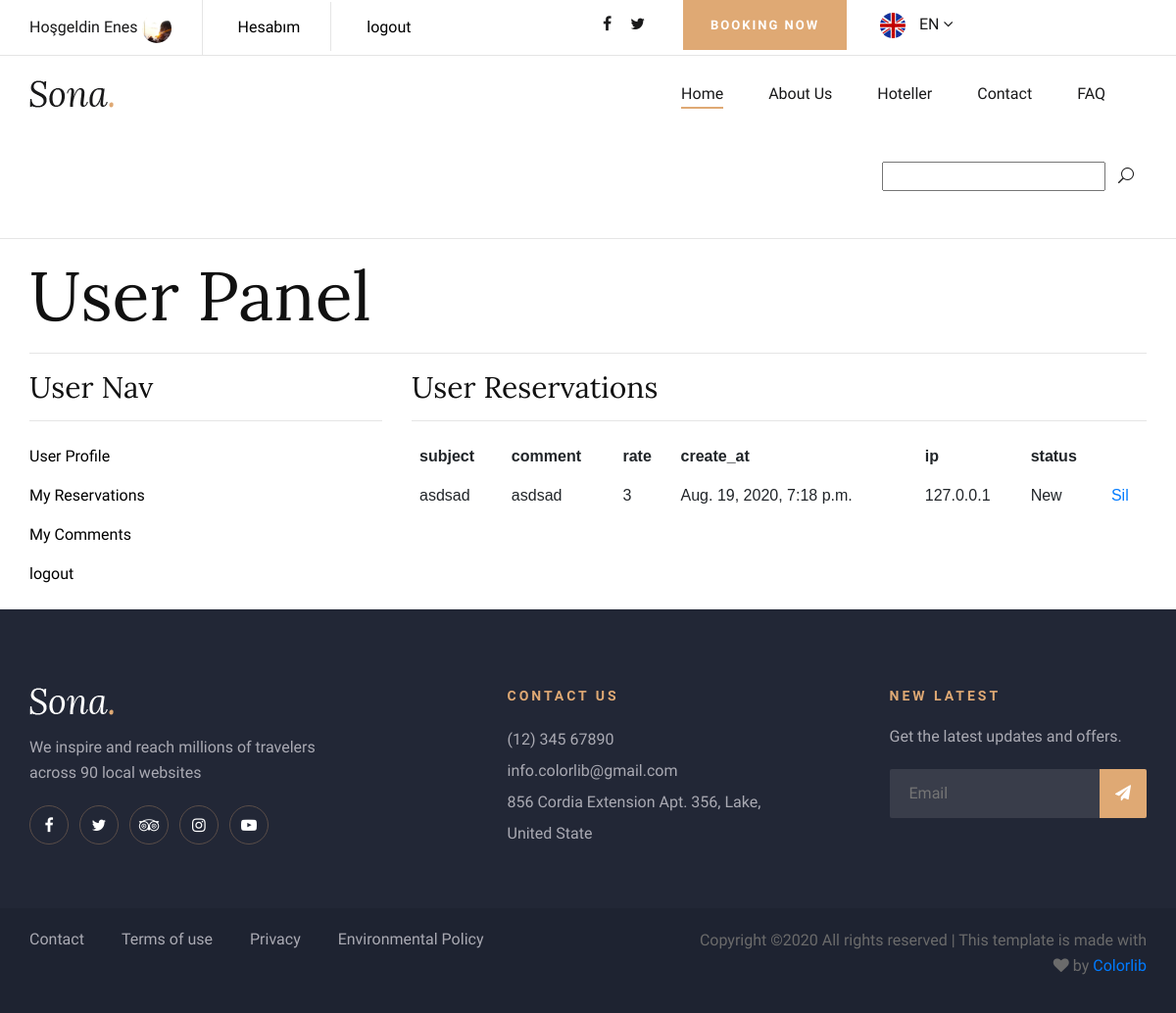
/user/mycomments/ (signed in), run on an earlier commit of the app's database.
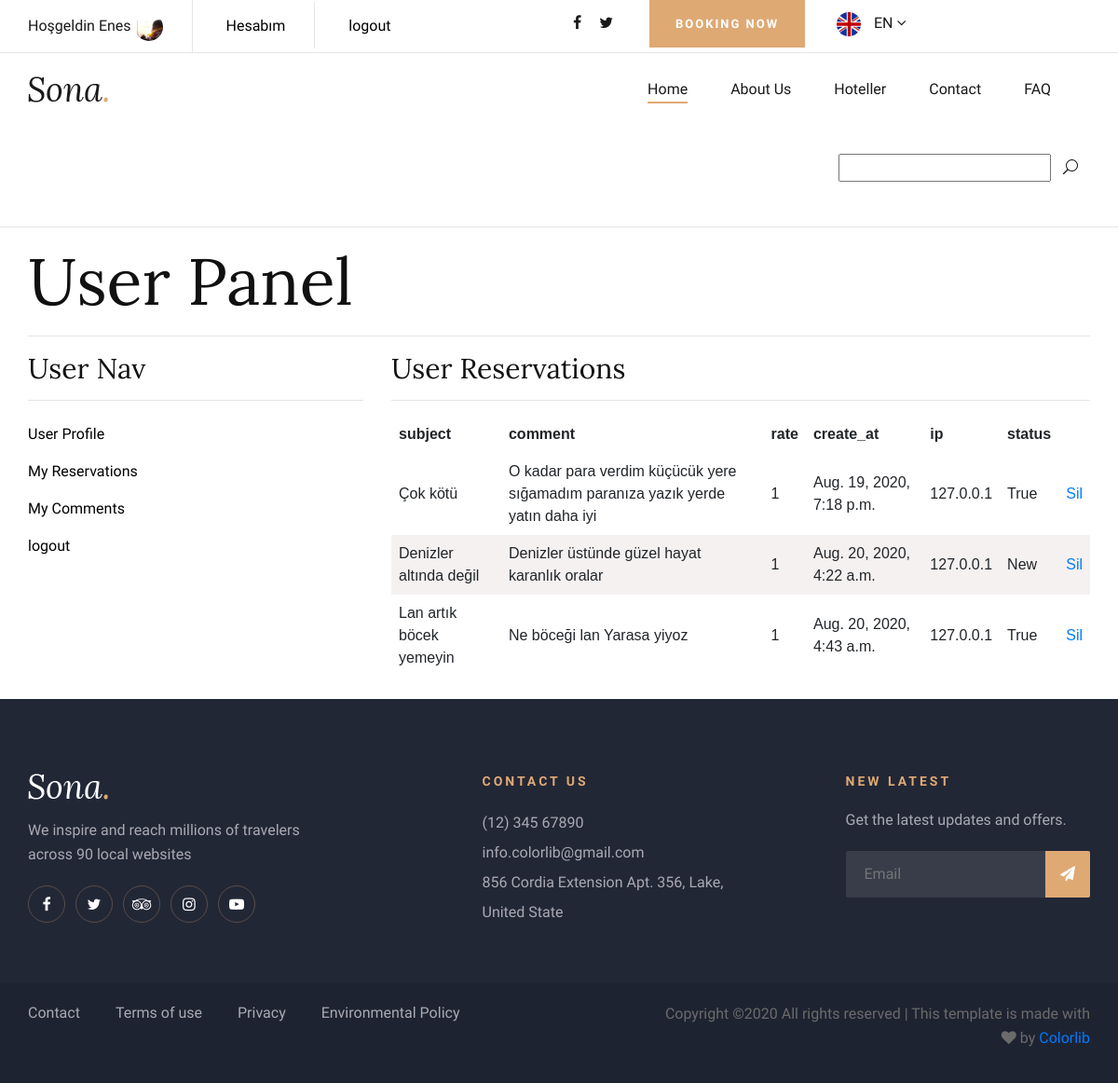
And on a later commit of the database.
### home/models.py (models this page shows, shortened)
class UserProfile(models.Model):
    user = models.OneToOneField(User,on_delete=models.CASCADE)
    phone = models.CharField(blank=True,max_length=20)
    address = models.CharField(blank=True,max_length=150)
    city = models.CharField(blank=True,max_length=20)
    country = models.CharField(blank=True,max_length=20)
    image = models.ImageField(blank=True,upload_to='images/users/')
    def image_tag(self):
        return mark_safe('<img src="{}" height="50"/>'.format(self.image.url))
    image_tag.short_description = 'Image'

### hotel/models.py (models this page shows, shortened)
class Comments(models.Model):
    STATUS = (
        ('New','Yeni'),
        ('True','Evet'),
        ('False','Hayır'),
    )
    product = models.ForeignKey(Product,on_delete=models.CASCADE)
    user = models.ForeignKey(User,on_delete=models.CASCADE)
    subject = models.CharField(max_length=50,blank=True)
    comment = models.TextField(max_length=300,blank=True)
    rate = models.IntegerField(blank=True)
    status = models.CharField(max_length=10,choices=STATUS,default='New')
    ip = models.CharField(blank=True,max_length=20)
    create_at = models.DateTimeField(auto_now_add=True)
    update_at = models.DateTimeField(auto_now=True)

### user/views.py (the view)
# urls.py: path('mycomments/', views.mycomment, name='mycomment'),
@login_required(login_url='/login')
def mycomment(request):
    category= Category.objects.all()
    current_user=request.user
    comments=Comments.objects.filter(user_id=current_user.id)
    setting= Setting.objects.get(pk=1)
    context = {
            'category': category,
            'comments': comments,
            'setting' : setting,
        }
    return render(request,'my_comments.html',context)

### user/templates/my_comments.html (shortened to what this page needs)
{% extends 'homebase.html' %}
{% block content %}
 <hr>
 <section class="container mb-4">
    <div><h1 >User Panel</h1></div>
    <hr>
    <div class="row">
        <div class="col-md-4">{% include "user_panel.html" %}</div>
        <div class="col-md-8">
            <h3>User Reservations</h3>
            <hr>
            <table>
               <tr>
                   <th class="text-left">subject</th>
                   <th class="text-left"> comment</th>
                   <th class="text-left">rate</th>
                   <th class="text-left">create_at</th>
                   <th class="text-left">ip</th>
                   <th class="text-left">status</th>
               </tr>
               <tr>
                {% for rs in comments %}
                 <tr>
                 <td>{{rs.subject}}</td>
                 <td>{{rs.comment}}</td>
                 <td>{{rs.rate}}</td>
                 <td>{{rs.create_at}}</td>
                 <td>{{rs.ip}}</td>
                 <td>{{rs.status}}</td>
                 <td><a class="btn-default" href="/user/commentdelete/{{rs.id}}">Sil</a></td>
               </tr>
                {% endfor %}
            </tr>
            </table>
        </div>
    </div>
</section>
{% endblock %}

### home/templates/homebase.html (shortened to what this page needs)
<!DOCTYPE html>
<html>
<head>
{% load static %}
{% load static %}
    <link rel="stylesheet" type="text/css" href="{% static 'css/bootstrap.min.css' %}">
    {% load static %}
    <link rel="stylesheet" type="text/css" href="{% static 'css/font-awesome.min.css' %}">
    <link rel="stylesheet" type="text/css" href="{% static 'css/elegant-icons.css' %}">
    {% load static %}
    <link rel="stylesheet" type="text/css" href="{% static 'css/owl.carousel.min.css' %}">
    <link rel="stylesheet" type="text/css" href="{% static 'css/nice-select.css' %}">
    <link rel="stylesheet" type="text/css" href="{% static 'css/jquery-ui.min.css' %}">
    <link rel="stylesheet" type="text/css" href="{% static 'css/magnific-popup.css' %}">
    <link rel="stylesheet" type="text/css" href="{% static 'css/magnific-popup.css' %}">
    <link rel="stylesheet" type="text/css" href="{% static 'css/slicknav.min.css' %}">
    <link rel="stylesheet" type="text/css" href="{% static 'owlcarousel/owl.carousel.min.css' %} ">
    <link rel="stylesheet" type="text/css" href="{% static 'owlcarousel/owl.theme.default.min.css' %}">
    <link rel="stylesheet" href="https://cdnjs.cloudflare.com/ajax/libs/OwlCarousel2/2.3.4/assets/owl.theme.default.min.css" />
    <link rel="stylesheet" href="https://cdnjs.cloudflare.com/ajax/libs/OwlCarousel2/2.3.4/assets/owl.carousel.min.css" />
    {% load static %}
    <link rel="stylesheet" type="text/css" href="{% static 'css/style.css' %}">
</head>
<body>
    {% include 'header.html' %}
    {% block content %}{% endblock %}
    {% include 'footer.html' %}
</body>
</html>

### home/templates/preloader.html (shortened to what this page needs)
 {% load static %}

### home/templates/header.html (shortened to what this page needs)
{% load static %}
    <header class="header-section">
        <div class="top-nav">
            <div class="container">
                <div class="row">
                    <div class="col-lg-6">
                        <ul class="tn-left">
                           {% if user.id is not None %}
                           <li>Hoşgeldin {{user.first_name}} <img style="height:30px;width:30px;border-radius:50%" src="{{user.userprofile.image.url}}" alt=""></li>
                           <li> <a style="color:black" href="/user/">Hesabım</a></li>
                           <li> <a style="color:black" href="/logout/">logout</a></li>
                            {% else %}
                            <li> <a style="color:black" href="/login/">Login</a></li>
                            <li> <a style="color:black" href="/signup/">Signup</a></li>
                        </ul>
                        {% endif %}
                    </div
                    <div class="col-lg-6">
                        <div class="tn-right">
                            <div class="top-social">
                                <a href="//{{setting.facebook}}"><i class="fa fa-facebook"></i></a>
                                <a href="//{{setting.twitter}}"><i class="fa fa-twitter"></i></a>
                            </div>
                            <a href="#" class="bk-btn">Booking Now</a>
                            <div class="language-option">
                                <img src="{%static 'img/flag.jpg' %}" alt="">
                                <span>EN <i class="fa fa-angle-down"></i></span>
                            </div>
                        </div>
                    </div>
                </div>
            </div>
        <div class="menu-item">
            <div class="container">
                <div class="row">
                    <div class="col-lg-2">
                        <div class="logo">
                            <a href="/home">
                                <img src="{%static 'img/logo.png'%}" alt="">
                            </a>
                        </div>
                    </div>
                    <div class="col-lg-10">
                        <div class="nav-menu">
                            <nav class="mainmenu">
                                <ul>
                                    <li class="active"><a href="/home">Home</a></li>
                                    <li><a href="/hakkimizda">About Us</a></li>
                                    <li><a href="#">Hoteller</a>
                                    {% load mptt_tags %}
                                    </li>
                                    <li><a href="/iletisim">Contact</a></li>
                                    <li><a href="/faq/">FAQ</a></li>
                                    <form method="post" action="/search/">
                            <div class="nav-right">
                               <input name="query" class="input"><button class="btn"> <i class="icon_search"></i></button>
                            </div>
                            </form>
                                </ul>
                            </nav>
                        </div>
                    </div>
                </div>
            </div>
        </div>
    </header>

### user/templates/user_panel.html (shortened to what this page needs)
<h3>User Nav</h3>
<hr>
<div class="mt-4">
    <ul class="list-links">
        <li class="mt-3"><a class="prof"  href="/user/">User Profile</a></li>
        <li class="mt-3"><a class="prof"  href="/user/orders">My Reservations</a></li>
        <li class="mt-3"><a class="prof"  href="/user/mycomments">My Comments</a></li>
        <li class="mt-3"><a class="prof"  href="/logout">logout </a></li>
    </ul>
</div>

### home/templates/footer.html (shortened to what this page needs)
{% load static %}
    <footer class="footer-section">
        <div class="container">
            <div class="footer-text">
                <div class="row">
                    <div class="col-lg-4">
                        <div class="ft-about">
                            <div class="logo">
                                <a href="#">
                                    <img src="{%static 'img/footer-logo.png'%}" alt="">
                                </a>
                            </div>
                            <p>We inspire and reach millions of travelers<br /> across 90 local websites</p>
                            <div class="fa-social">
                                <a href="#"><i class="fa fa-facebook"></i></a>
                                <a href="#"><i class="fa fa-twitter"></i></a>
                                <a href="#"><i class="fa fa-tripadvisor"></i></a>
                                <a href="#"><i class="fa fa-instagram"></i></a>
                                <a href="#"><i class="fa fa-youtube-play"></i></a>
                            </div>
                        </div>
                    </div>
                    <div class="col-lg-3 offset-lg-1">
                        <div class="ft-contact">
                            <h6>Contact Us</h6>
                            <ul>
                                <li>(12) 345 67890</li>
                                <li>info.colorlib@gmail.com</li>
                                <li>856 Cordia Extension Apt. 356, Lake, United State</li>
                            </ul>
                        </div>
                    </div>
                    <div class="col-lg-3 offset-lg-1">
                        <div class="ft-newslatter">
                            <h6>New latest</h6>
                            <p>Get the latest updates and offers.</p>
                            <form action="#" class="fn-form">
                                <input type="text" placeholder="Email">
                                <button type="submit"><i class="fa fa-send"></i></button>
                            </form>
                        </div>
                    </div>
                </div>
            </div>
        </div>
        <div class="copyright-option">
            <div class="container">
                <div class="row">
                    <div class="col-lg-7">
                        <ul>
                            <li><a href="#">Contact</a></li>
                            <li><a href="#">Terms of use</a></li>
                            <li><a href="#">Privacy</a></li>
                            <li><a href="#">Environmental Policy</a></li>
                        </ul>
                    </div>
                    <div class="col-lg-5">
                        <div class="co-text"><p>
  Copyright &copy;<script>document.write(new Date().getFullYear());</script> All rights reserved | This template is made with <i class="fa fa-heart" aria-hidden="true"></i> by <a href="https://colorlib.com" target="_blank">Colorlib</a>
  </p></div>
                    </div>
                </div>
            </div>
        </div>
    </footer>

### home/templates/homebase.html (style rules this page uses)
li { list-style: none; }
li a { text-decoration: none; }

### user/templates/my_comments.html (style rules this page uses)
table { font-family: arial, sans-serif; border-collapse: collapse; width: 100%; }
td, th { text-align: left; padding: 8px; }
tr:nth-child(even) { background-color: #f5f1f1; }
.prof { color:black; transition: all .2s ease-in-out; }

What changed in the data, as far as the page shows it:
changed Comments: subject "asdsad" → "Çok kötü"; comment "asdsad" → "O kadar para verdim küçücük yere sığamadım paranıza yazık yerde yatın daha iyi"; rate "3" → "1"; status "New" → "True"
added Comments: subject "Denizler altında değil", comment "Denizler üstünde güzel hayat karanlık oralar", rate "1", create_at "Aug. 20, 2020, 4:22 a.m.", ip "127.0.0.1", status "New"
added Comments: subject "Lan artık böcek yemeyin", comment "Ne böceği lan Yarasa yiyoz", rate "1", create_at "Aug. 20, 2020, 4:43 a.m.", ip "127.0.0.1", status "True"
